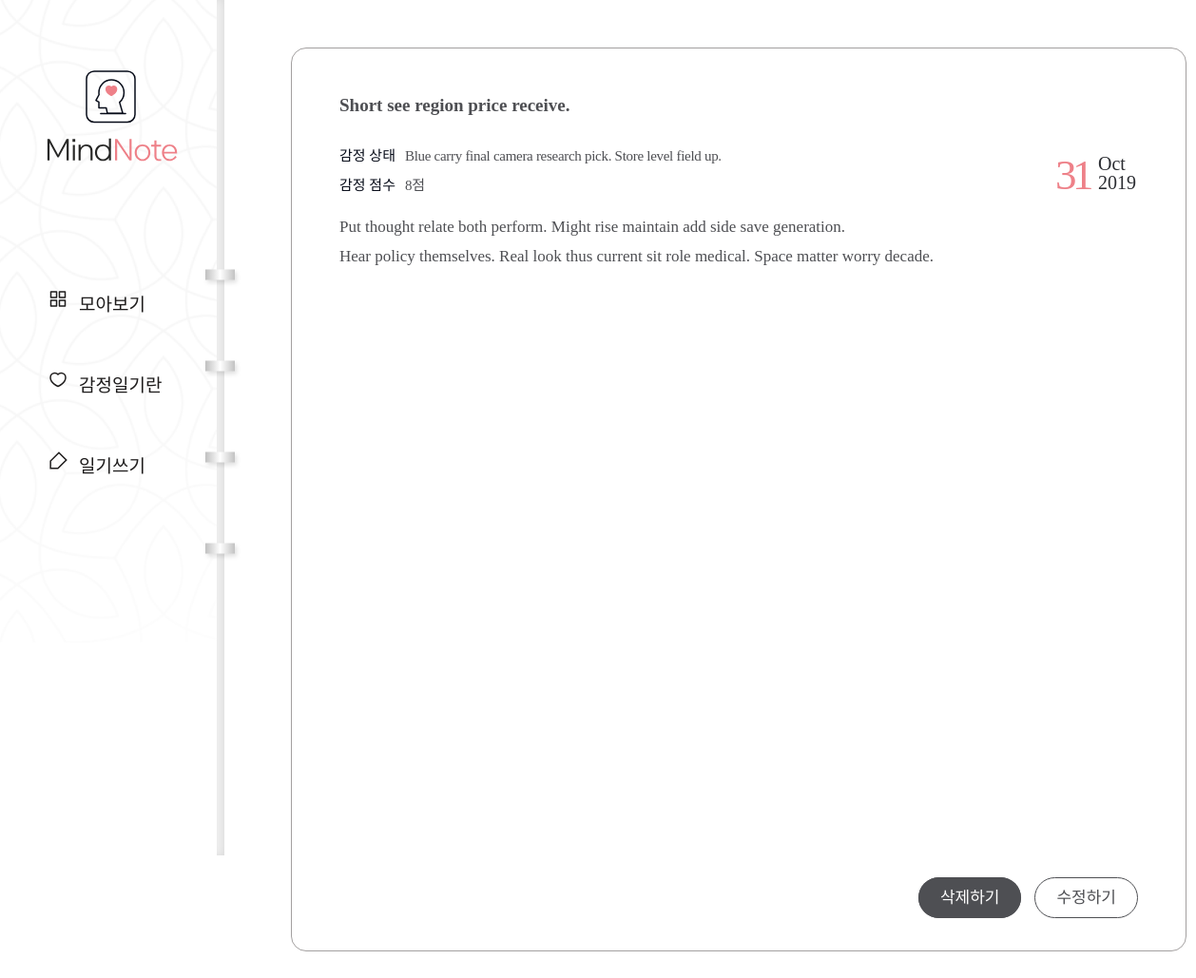
The app's page /diary/page/38/, older data.
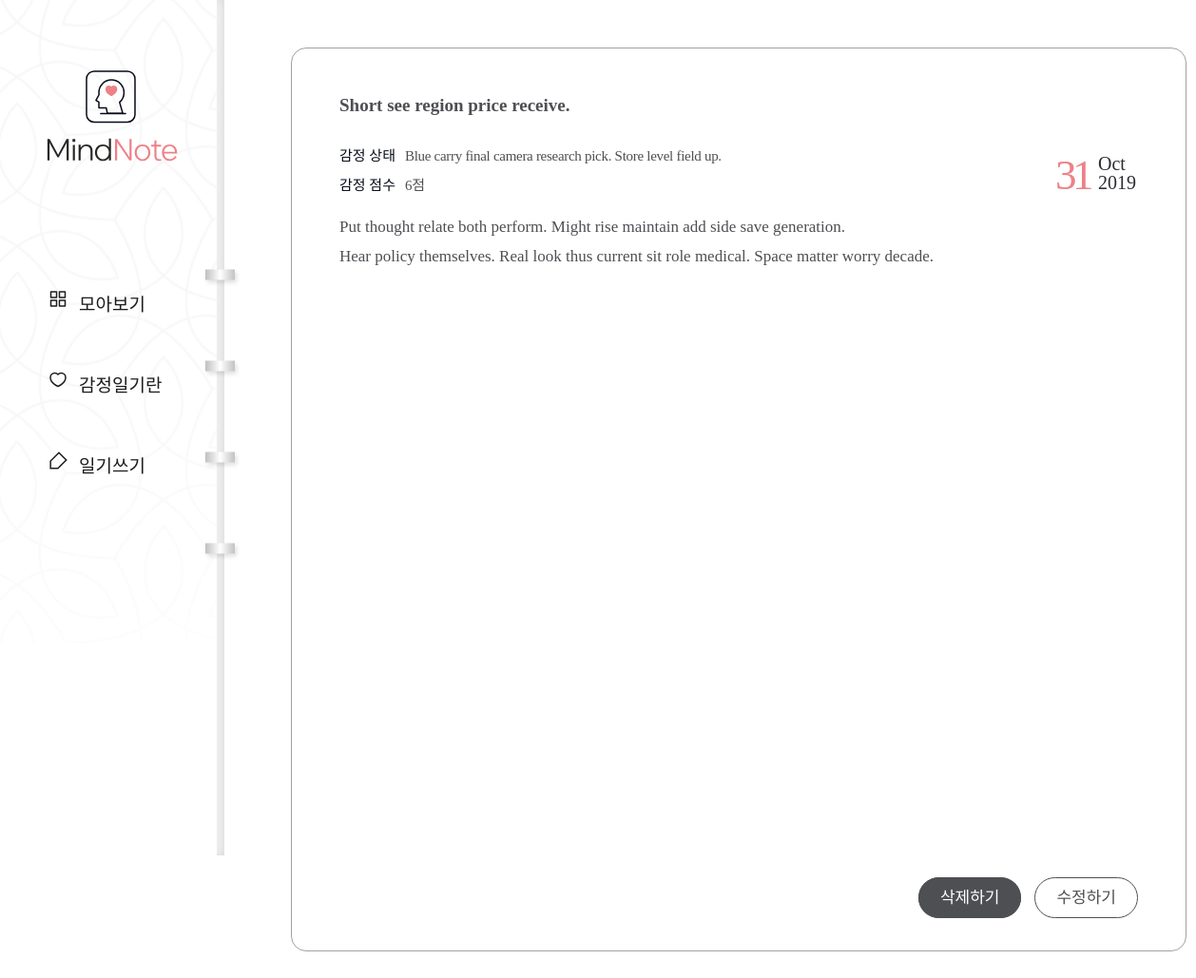
The same page, newer data.
### diary/models.py (models this page shows, shortened)
class Page(models.Model):
    title = models.CharField(max_length=100, validators=[validate_no_hash])
    content = models.TextField(validators=[validate_no_hash])
    feeling = models.CharField(max_length=80, validators=[validate_no_hash, validate_no_numbers])
    score = models.IntegerField(validators = [validate_score])
    dt_created = models.DateTimeField(auto_now_add=True)

### diary/views.py (the view)
# urls.py: path('diary/page/<int:page_id>/',views.PageDetailView.as_view(), name = 'page-detail'),
class PageDetailView(DetailView):
    model = Page
    template_name = 'diary/page_detail.html'
    pk_url_kwarg = 'page_id'
    context_object_name = 'object'

### diary/templates/diary/page_detail.html
{% extends './base.html' %}
{% block content %}
<div class="wrap-notetext">
    <div class="notetext">
        <div class="text-box">
            <h2>{{object.title}}</h2>
            <div class="state">
                <p>감정 상태</p>
                <span>{{object.feeling}}</span>
            </div>
            <div class="score">
                <p>감정 점수</p>
                <span>{{object.score}}점</span>
            </div>
            <div class="date">
                <span>{{object.dt_created|date:"d"}}</span>
                <div class="month-year">
                    <p class="month">{{object.dt_created|date:"M"}}</p>
                    <p class="year">{{object.dt_created|date:"Y"}}</p>
                </div>
            </div>
            <div class="detail">{{object.content|linebreaksbr}}</div>
            <div class="notetext-btn">
                <ul>
                    <li><a href="{% url 'page-delete' object.id %}">삭제하기</a></li>
                    <li><a href="{% url 'page-update' object.id %}">수정하기</a></li>
                </ul>
            </div>
        </div>
    </div>
</div>
{% endblock content %}

Row changes from the older to the newer data that the page shows:
changed Page "Oct": score "8" → "6"
